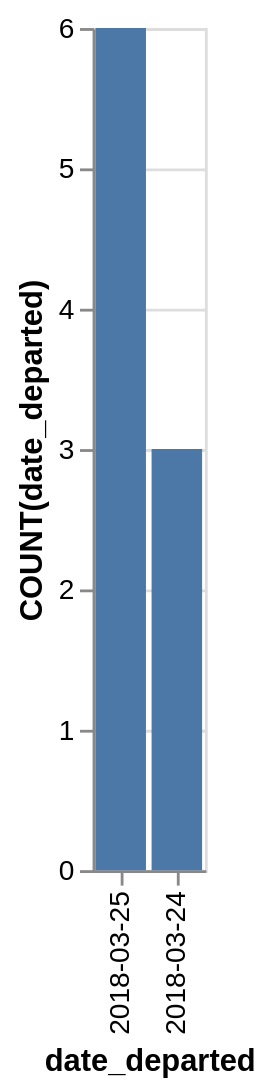

The specification (Vega-Lite) saved for this image:
### Vega-Lite specification from a JSON file in a GitHub repository (floating-point values rounded to 4 significant figures)
{"data": {"values": [{"x_data": "2018-03-24", "y_data": 3}, {"x_data": "2018-03-25", "y_data": 6}]}, "mark": "bar", "encoding": {"x": {"field": "x_data", "type": "nominal", "title": "date_departed", "sort": "descending"}, "y": {"field": "y_data", "type": "quantitative", "title": "COUNT(date_departed)"}}}
